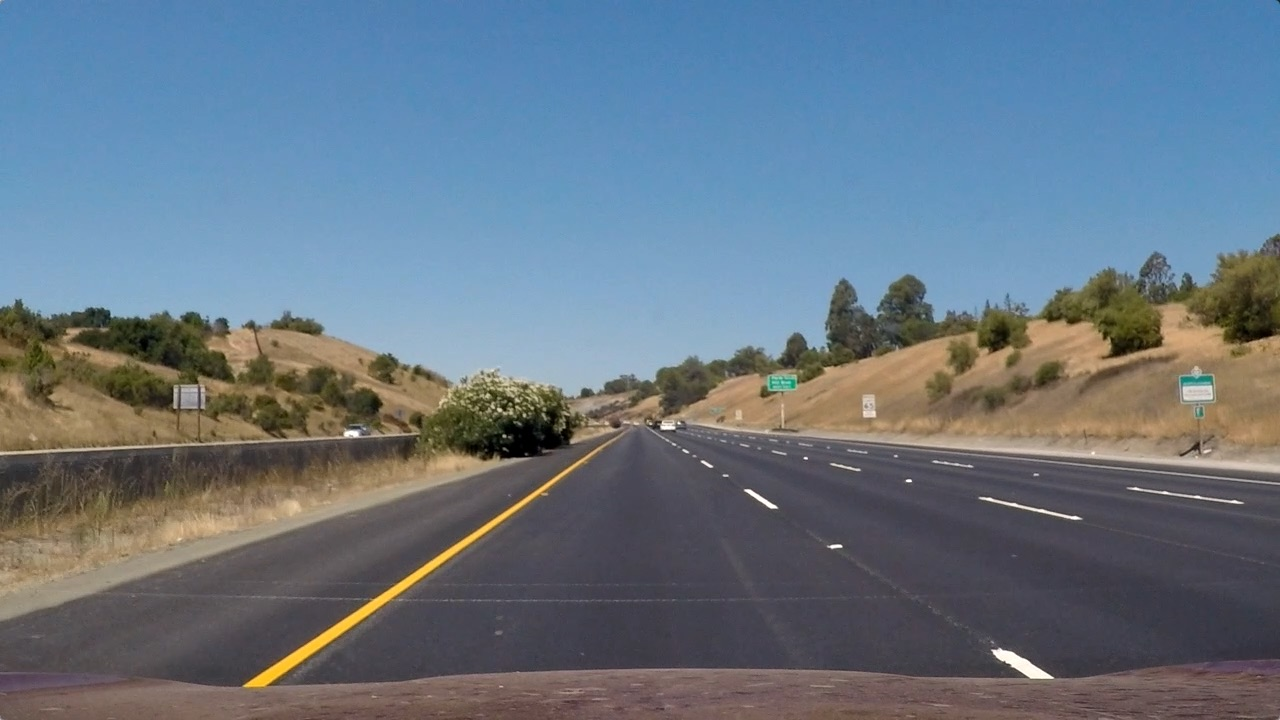
#> input picture shadows/straight_lines1.jpg, 1280 x 720 px; its folder holds only this picture in this run
$ jupyter execute --allow-errors shadows_test.ipynb   (shell and % lines are left out)
#> lines starting #> are read from the running program, lines starting #| are printed output that depends on the picture; after the words box and inside, x2 and y2 are one past the last pixel; in counts of white or black regions, pixels touching at a corner belong together
## Import Packages

[cell 1]
#importing some useful packages
import matplotlib.pyplot as plt
import matplotlib.image as mpimg
import numpy as np
import cv2

## Helper Functions

Below are some helper functions to help get you started. They should look familiar from the lesson!

[cell 2]
import math

# [7 lines left out: function grayscale, not called in this run]
    # Or use BGR2GRAY if you read an image with cv2.imread()
    # return cv2.cvtColor(img, cv2.COLOR_BGR2GRAY)

def canny(img, low_threshold, high_threshold):
    """Applies the Canny transform"""
    return cv2.Canny(img, low_threshold, high_threshold)

def gaussian_blur(img, kernel_size):
    """Applies a Gaussian Noise kernel"""
    return cv2.GaussianBlur(img, (kernel_size, kernel_size), 0)

# [73 lines left out: functions region_of_interest, draw_lines, hough_lines, weighted_img, not called in this run]

## Test Images

Build your pipeline to work on the images in the directory "test_images"
**You should make sure your pipeline works well on these images before you try the videos.**

[cell 3]
import os
test_images = os.listdir("shadows/")

fig=plt.figure(figsize=(16, 24))
for idx, img_name in enumerate(test_images):
    frame = mpimg.imread("shadows/"+img_name)
#> frame is the input picture: shape (720, 1280, 3); mean R, G, B 103.2, 117.7, 131.2
    fig.add_subplot(4, 2, idx+1)
    plt.imshow(frame, cmap='Greys_r')

def process_images(action):
    fig=plt.figure(figsize=(16, 24))
    for idx, img_name in enumerate(test_images):
        frame = mpimg.imread("shadows/"+img_name)
        masked = action(frame)
        fig.add_subplot(4, 2, idx+1)
        plt.imshow(masked, cmap='Greys_r')

## Build a Lane Finding Pipeline

Build the pipeline and run your solution on all test_images. Make copies into the `test_images_output` directory, and you can use the images in your writeup report.

Try tuning the various parameters, especially the low and high Canny thresholds as well as the Hough lines parameters.

[cell 4]
def test_hsv(image):
    hsv = cv2.cvtColor(image, cv2.COLOR_RGB2HLS)
#> hsv: shape (720, 1280, 3); mean of channels 0, 1, 2 85.5, 117, 67
    return hsv[:, :, 2]
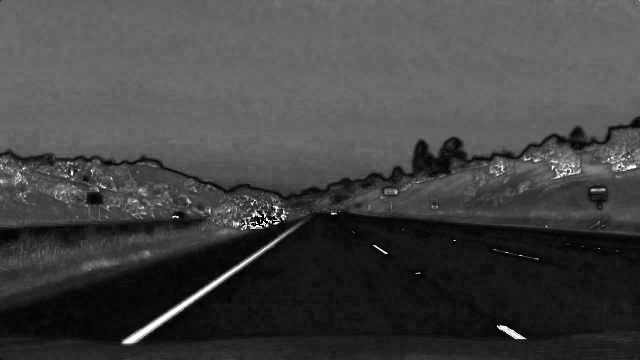
#> returned value: shape (720, 1280) (shown at 1/2 size); min 0, max 255, mean 67

process_images(lambda img: test_hsv(img))

# Canny for HLS

[cell 5]
def apply_3_canny(image):
    hls = cv2.cvtColor(image, cv2.COLOR_RGB2HLS)
    edges_hue = canny(hls[:, :, 0], 64, 255)
#> in canny, `return cv2.Canny(img, low_threshold, high_threshold)`:
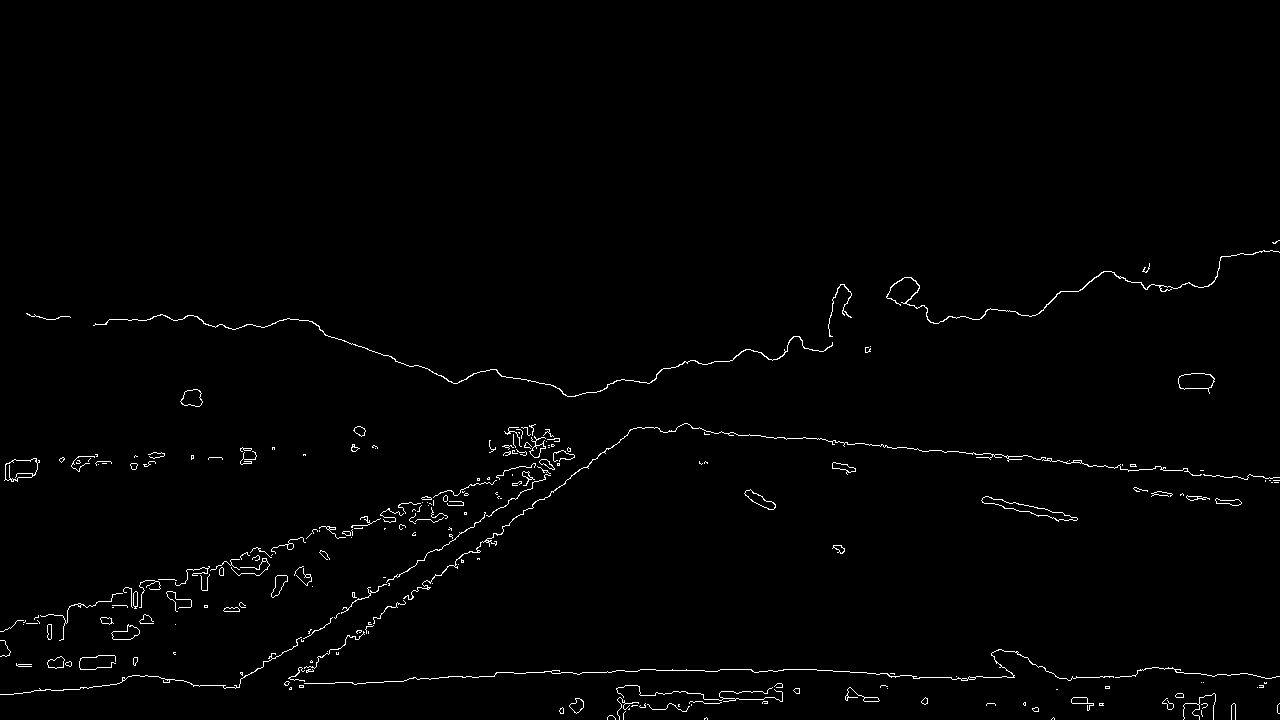
#> returned value: shape (720, 1280); 1.1% white in thin lines or dots, all inside (x1, y1, x2, y2) = (0, 240, 1280, 720)
    edges_light = canny(hls[:, :, 1], 64, 126)
#> call 2 of canny, with low_threshold = 64, high_threshold = 126
#> in canny (call 2), `return cv2.Canny(img, low_threshold, high_threshold)`:
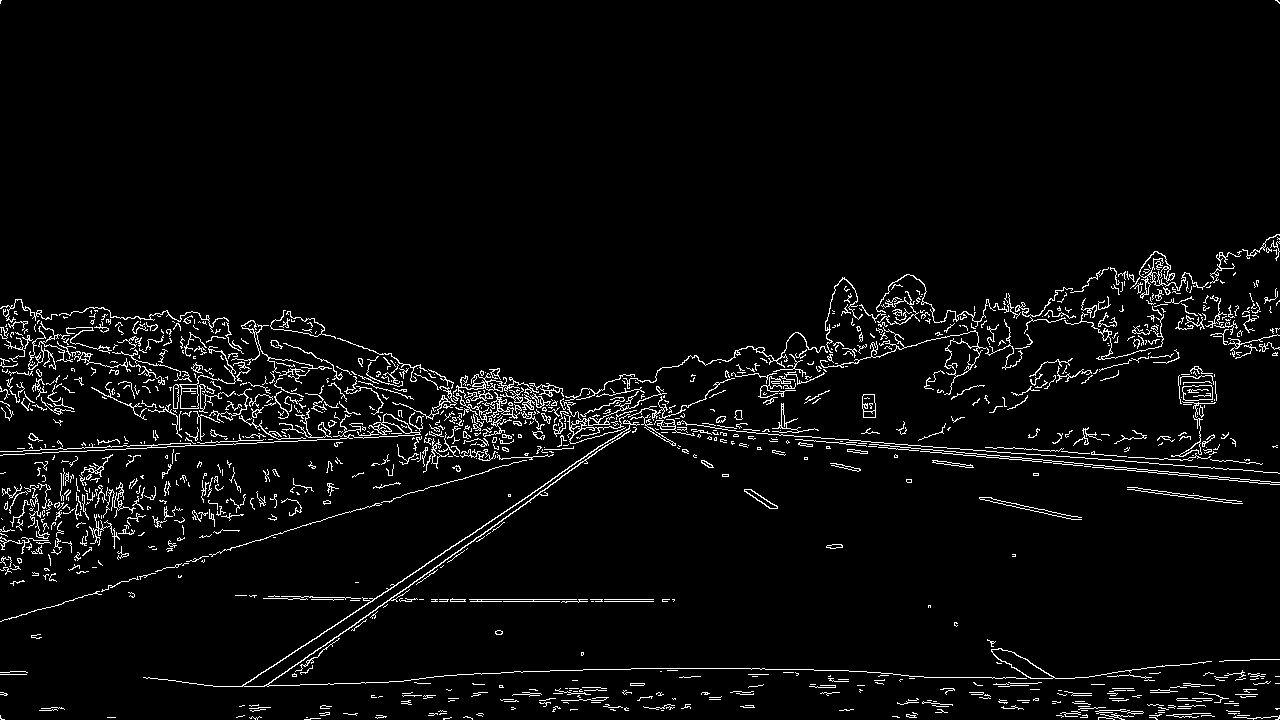
#> returned value: shape (720, 1280); 4% white in thin lines or dots
    edges_sat = canny(hls[:, :, 2], 64, 300)
#> call 3 of canny, with low_threshold = 64, high_threshold = 300
#> in canny (call 3), `return cv2.Canny(img, low_threshold, high_threshold)`:
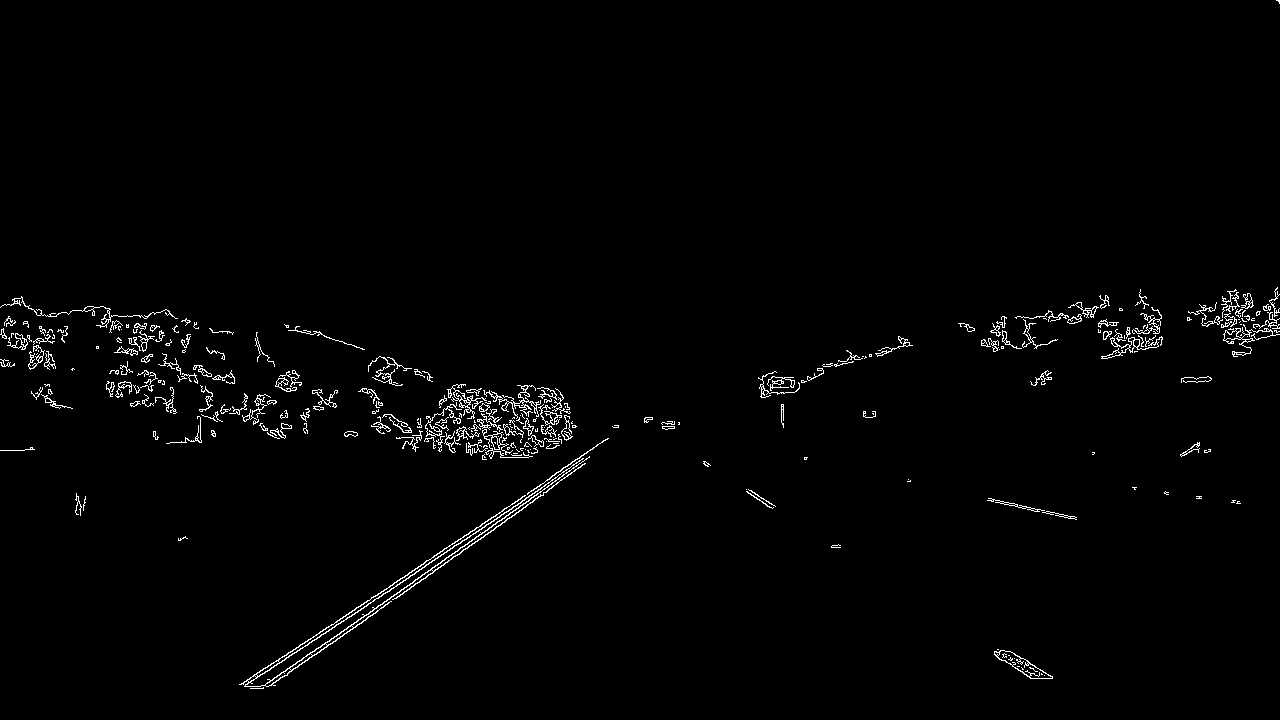
#> returned value: shape (720, 1280); 1.5% white in thin lines or dots

$ run again, on shadows/test3.jpg
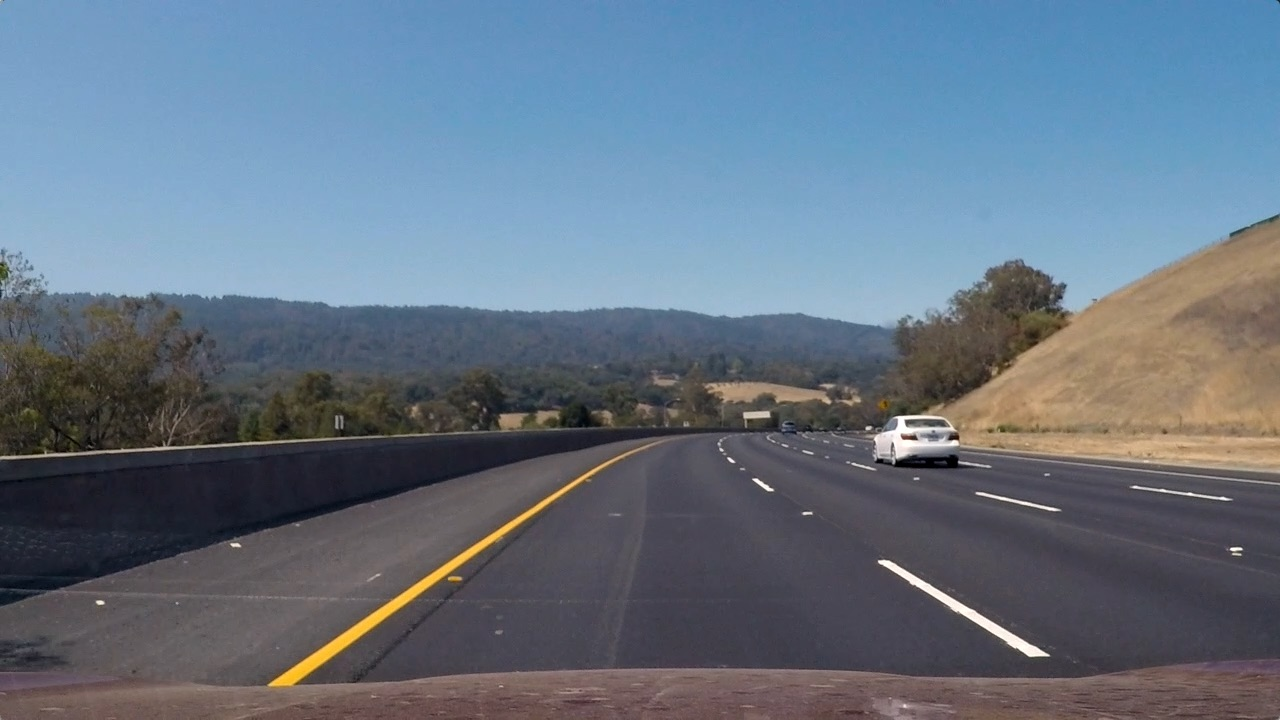
#> input picture shadows/test3.jpg, 1280 x 720 px
#> frame is the input picture: shape (720, 1280, 3); mean R, G, B 101.1, 115.3, 130.7
#> hsv: shape (720, 1280, 3); mean of channels 0, 1, 2 94.8, 115.7, 62.1
#> in canny, `return cv2.Canny(img, low_threshold, high_threshold)`:
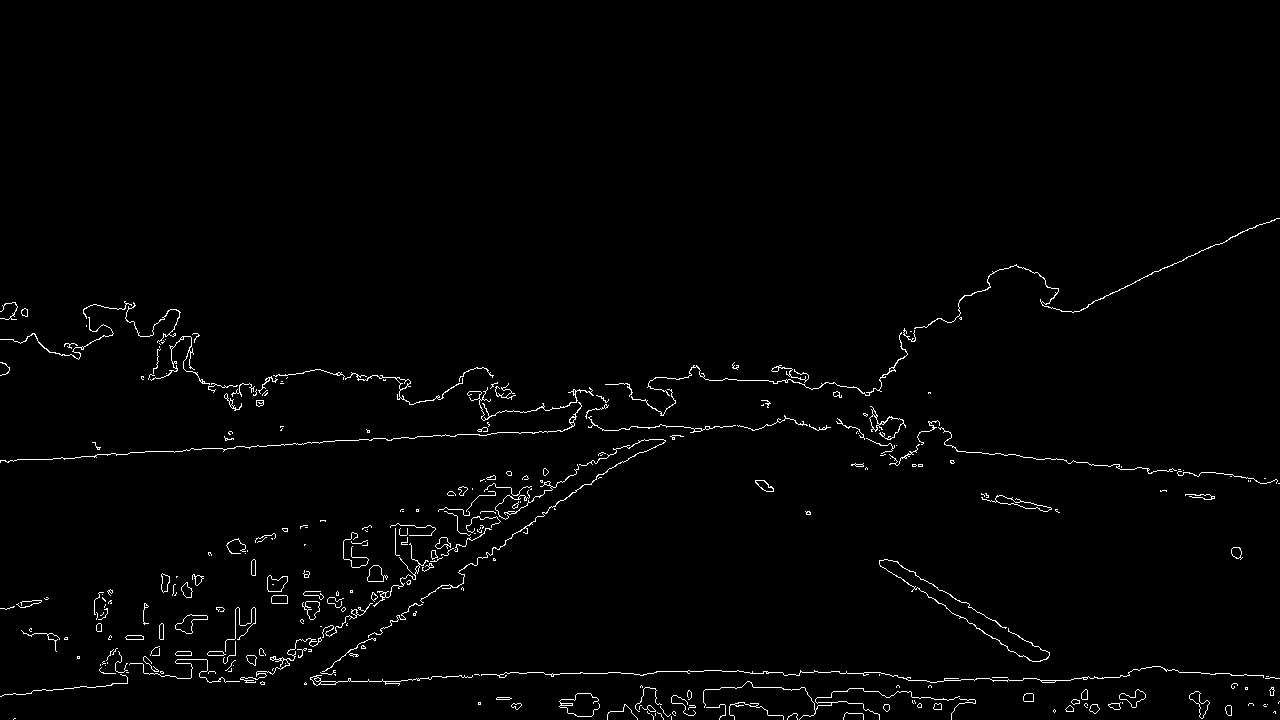
#> returned value: shape (720, 1280); 1.5% white in thin lines or dots, all inside (x1, y1, x2, y2) = (0, 218, 1280, 720)
#> in canny (call 3), `return cv2.Canny(img, low_threshold, high_threshold)`:
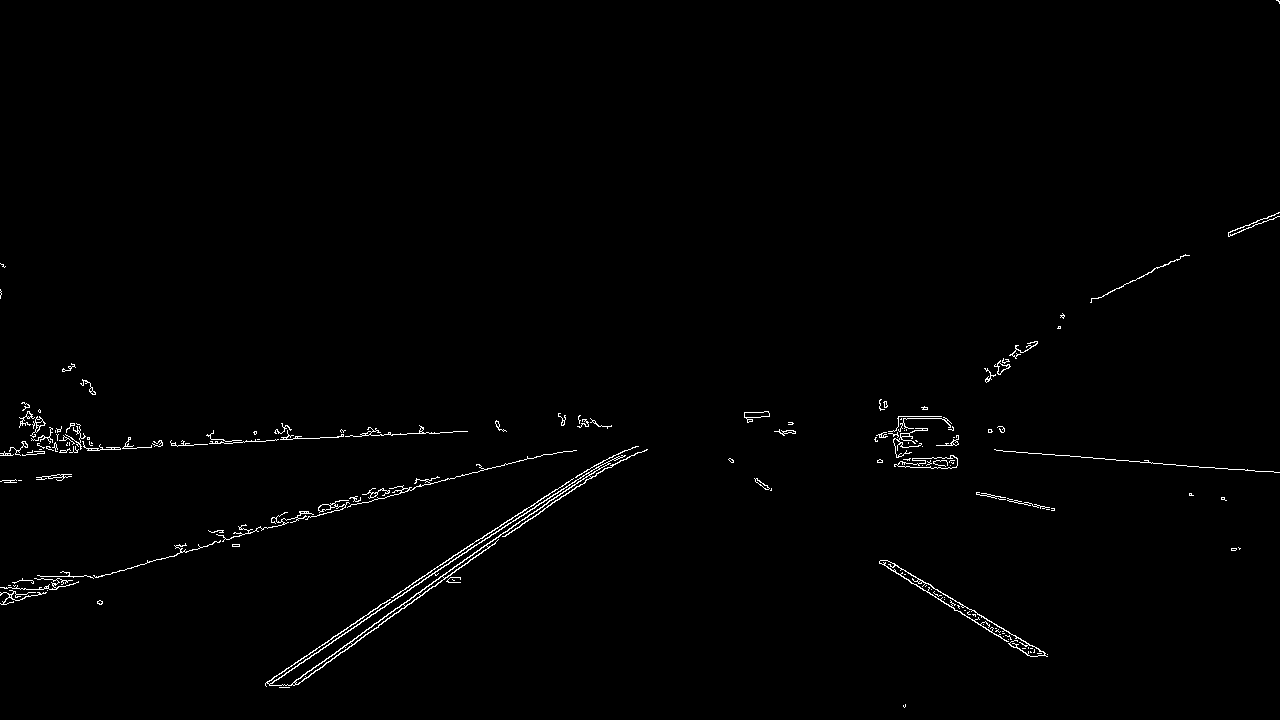
#> returned value: shape (720, 1280); 0.9% white in thin lines or dots

$ run again, on shadows/test4.jpg
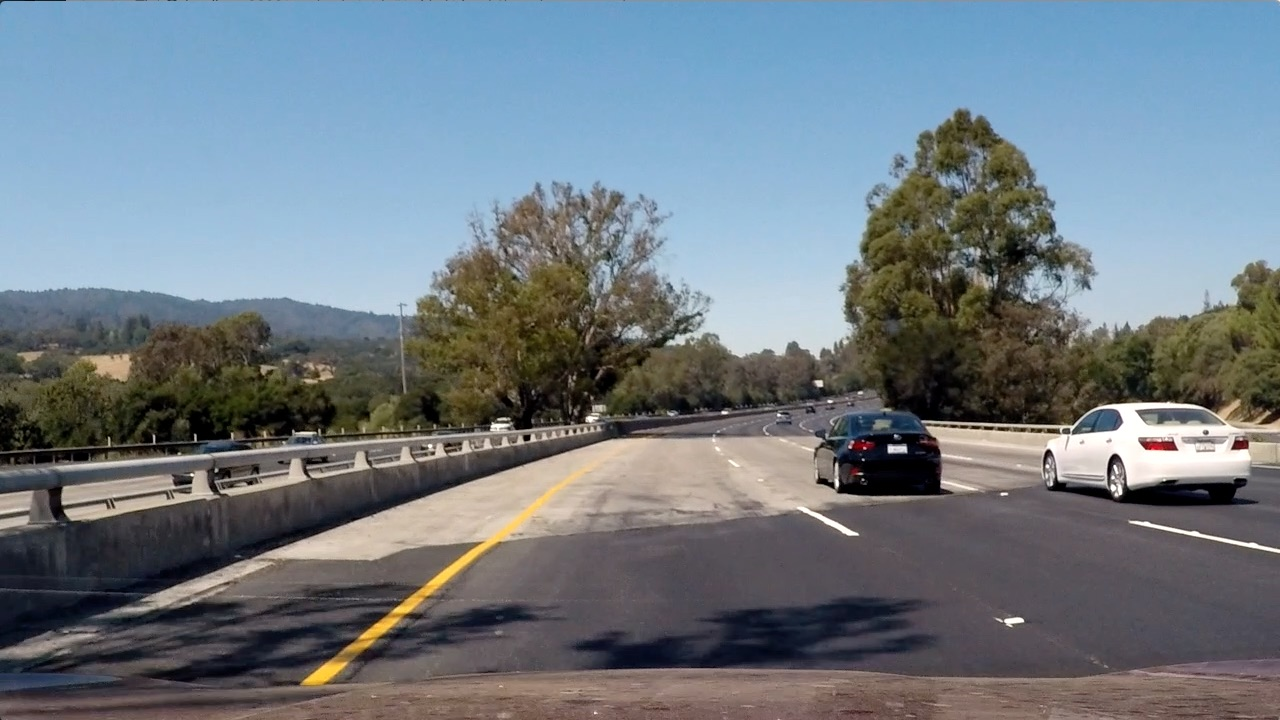
#> input picture shadows/test4.jpg, 1280 x 720 px
#> frame is the input picture: shape (720, 1280, 3); mean R, G, B 112.2, 122.7, 130.9
#> hsv: shape (720, 1280, 3); mean of channels 0, 1, 2 80.5, 121.4, 71.8
#> in canny, `return cv2.Canny(img, low_threshold, high_threshold)`:
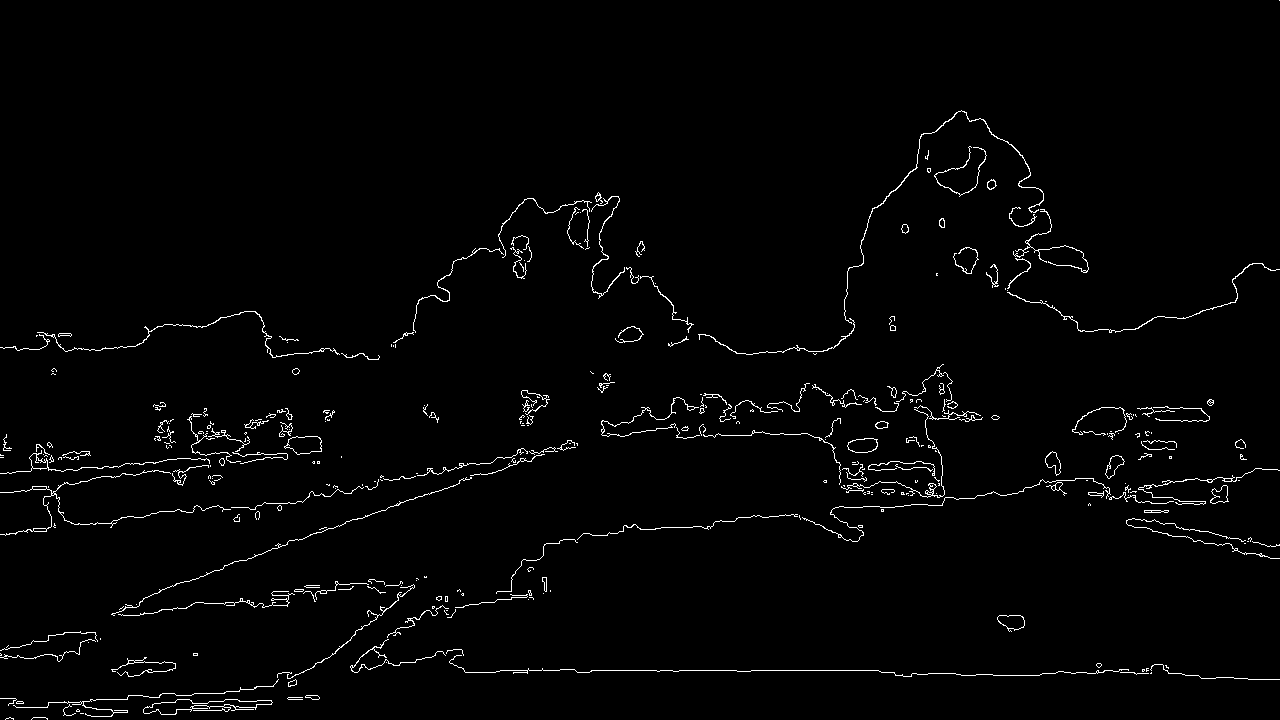
#> returned value: shape (720, 1280); 1.8% white in thin lines or dots
#> in canny (call 3), `return cv2.Canny(img, low_threshold, high_threshold)`:
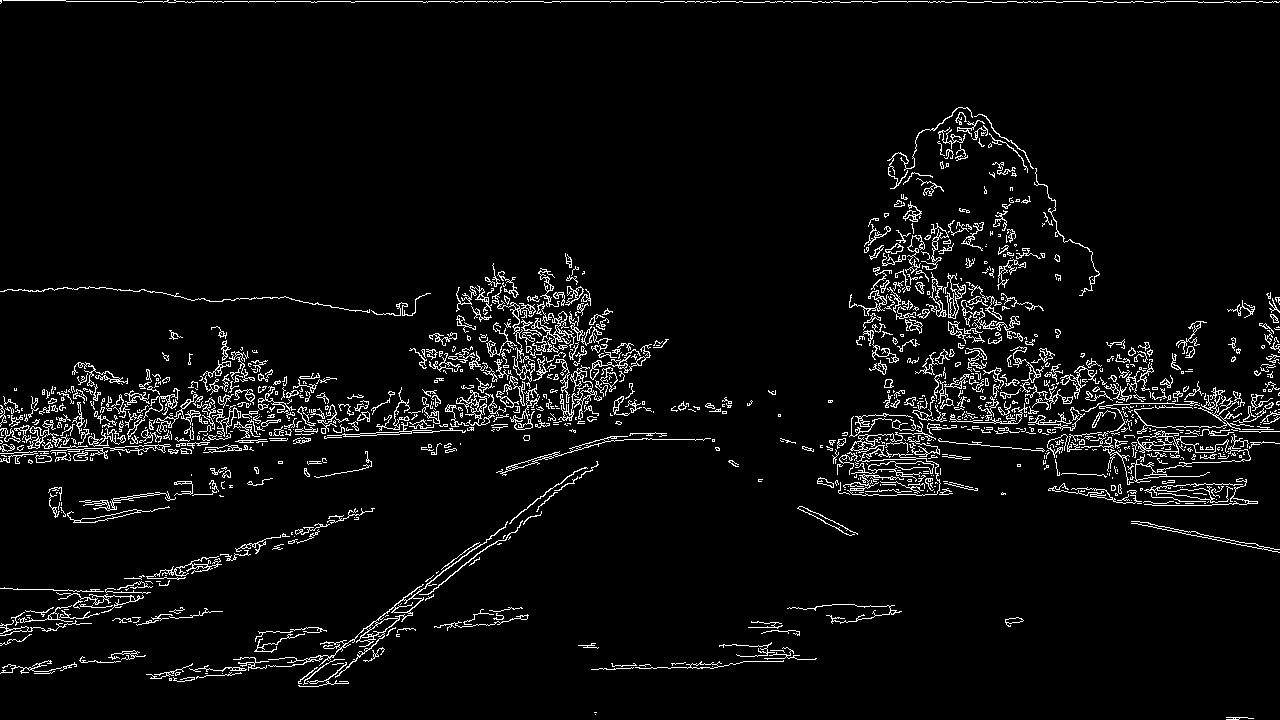
#> returned value: shape (720, 1280); 4.8% white in thin lines or dots
